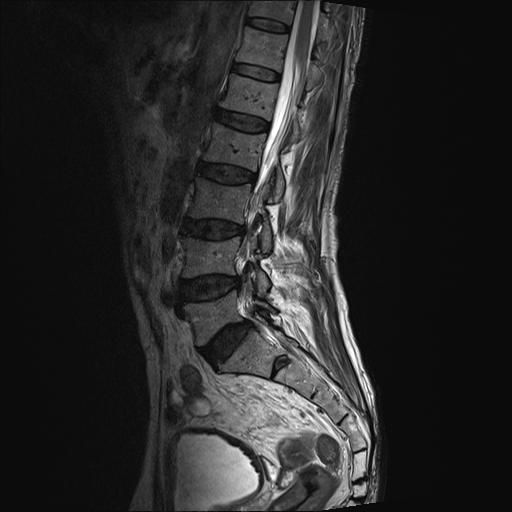
#> input picture tests/test_image.jpg, 512 x 512 px
$ jupyter execute --allow-errors 01_opencv.ipynb
#> lines starting #> are read from the running program, lines starting #| are printed output that depends on the picture; pictures that were not available may be replaced by others from this repository, and a replacement may not be noted
[cell 1]
import cv2
import numpy as np
import torch
import matplotlib.pyplot as plt
import sklearn
import sklearn.cluster

[cell 2]
cap = cv2.VideoCapture("tests/beach.mp4")

[cell 3]
cap.get(cv2.CAP_PROP_FRAME_COUNT)

[cell 4]
img = cv2.imread("tests/test_image.jpg")
#> img is the input picture: shape (512, 512, 3); min 0, max 255, mean 40.1

[cell 5]
print(img.shape, type(img))
#| (512, 512, 3) <class 'numpy.ndarray'>

[cell 6]
# add rectangle
x = (200,100)
y = (300,200)
color = (255,255,255)
thickness = 2
imgR = cv2.rectangle(img, x, y, color, thickness)
plt.imshow(imgR)

[cell 7]
imgRCrop = img[100:200, 200:300]
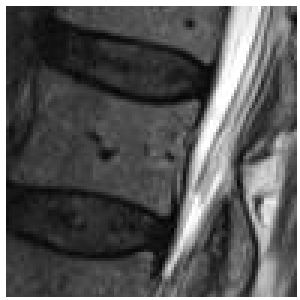
#> imgRCrop: shape (100, 100, 3) (shown 3 times larger); min 0, max 255, mean 89.2
plt.imshow(imgRCrop)

[cell 8]
def visualize_colors(cluster, centroids):
    # Get the number of different clusters, create histogram, and normalize
    labels = np.arange(0, len(np.unique(cluster.labels_)) + 1)
    (hist, _) = np.histogram(cluster.labels_, bins = labels)
    hist = hist.astype("float")
    hist /= hist.sum()

    # Create frequency rect and iterate through each cluster's color and percentage
    rect = np.zeros((50, 300, 3), dtype=np.uint8)
    colors = sorted([(percent, color) for (percent, color) in zip(hist, centroids)])
    start = 0
    for (percent, color) in colors:
        # print(color, "{:0.2f}%".format(percent * 100))
        end = start + (percent * 300)
        cv2.rectangle(rect, (int(start), 0), (int(end), 50), \
                      color.astype("uint8").tolist(), -1)
        start = end
    return rect

[cell 9]
imgRCrop.shape
#> Out = (100, 100, 3)

[cell 10]
meanC = np.mean(imgRCrop, axis=(0,1))
#> meanC = [89.16, 89.16, 89.16]
meanC
#> Out = [89.16, 89.16, 89.16]

[cell 11]
meanC.shape
#> Out = (3,)

[cell 12]
n_clusters = 5

reshape_imgRCrop = imgRCrop.reshape((imgRCrop.shape[0] * imgRCrop.shape[1],3))


avg = sklearn.cluster.KMeans(n_clusters).fit(reshape_imgRCrop)
visualise = visualize_colors(avg, avg.cluster_centers_)
#> after the loop in visualize_colors, `for (percent, color) in colors:`:
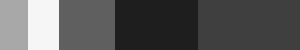
#> rect: shape (50, 300, 3); min 30, max 246, mean 88.6
plt.imshow(visualise)

[cell 13]
avg.cluster_centers_
#> Out = [[168, 168, 168], [63.49, 63.49, 63.49], [246.7, 246.7, 246.7], [30.36, 30.36, 30.36], [95.85, 95.85, 95.85]]

[cell 14]
hsv_img = cv2.cvtColor(img, cv2.COLOR_BGR2HSV)
#> hsv_img: shape (512, 512, 3); mean H, S, V 0, 0, 40.9
plt.imshow(hsv_img)

[cell 15]
L_limit = np.array([98,50,50])
U_limit = np.array([139,255,255])
b_mask = cv2.inRange(hsv_img, L_limit, U_limit)
#> b_mask: shape (512, 512); every value is 0

[cell 16]
blue = cv2.bitwise_and(img, img, mask=b_mask)
#> blue: shape (512, 512, 3); every value is 0
plt.imshow(blue)

[cell 17]
# [15 lines of commented-out code are left out]

[cell 18]
# [33 lines of commented-out code are left out]

[cell 19]
n_clusters = 3
x,y,h,w = 0,0,50,50  # color display position
rx, ry, rh, rw = 600, 600, 10,10  # roi rectangle
color = (255,255,255)
thickness = 10
idx = 0
avg_colors = []

# mouseX, mouseY = 0,0

def setROI(event, x,y, flags, param):
    global rx,ry
    if event == cv2.EVENT_FLAG_LBUTTON:
        rx,ry = x,y

cv2.namedWindow("frame")
cv2.setMouseCallback("frame", setROI)

while True:
    ret, frame = cap.read()
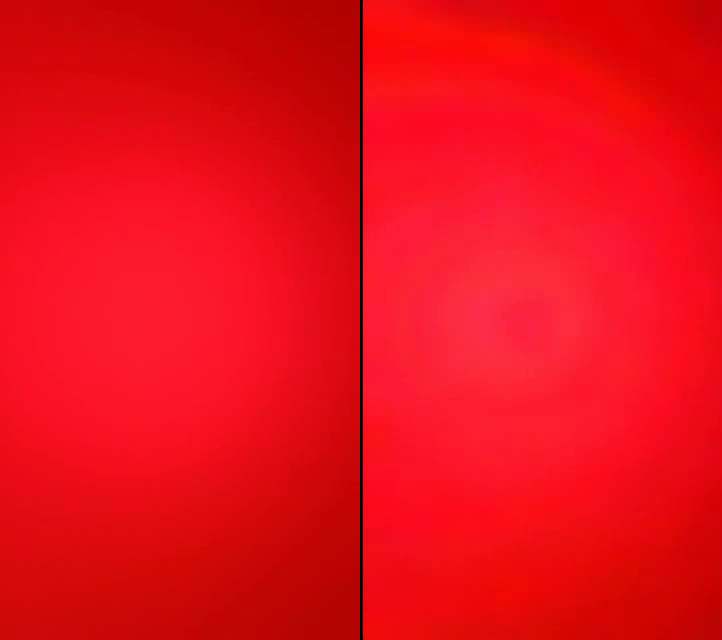
#> input picture frame 34 of tests/finger_2024_11_18_20_27_50x.mp4, 722 x 640 px, given in place of beach.mp4, which was not available
#> frame is the input picture: shape (640, 722, 3); mean B, G, R 25.8, 14.5, 233.3

    if not ret:
        break


    imgRCrop = frame[ry:ry+rh, rx:rx+rw] # crop the rectangle

    meanColor = np.mean(imgRCrop, axis=(0,1))
#> meanColor = [2.81, 5.81, 212.1]
    avg_colors.append(meanColor.tolist())

    imgR = cv2.rectangle(frame, (x,y), (x+w,y+h), meanColor, -1) # add recetancle for display
#> imgR: shape (640, 722, 3)

    imgR = cv2.rectangle(frame, (rx,ry),(rx+rw,ry+rh),color, 2) # roi rect
#> imgR: shape (640, 722, 3); mean B, G, R 25.9, 14.5, 233.4

    cv2.imshow('frame',imgR) # show frame with rectangle

    if cv2.waitKey(25)==ord('q'):
#> (key q is pressed here)
        break

    idx+=1


cap.release()
cv2.destroyAllWindows()

[cell 20]
len(avg_colors)
#> Out = 1

[cell 21]
avg_colors[0:2]
#> Out = [[2.81, 5.81, 212.1]]

[cell 22]
line_colors = np.array(avg_colors)
#> line_colors = [[2.81, 5.81, 212.1]]

x = np.arange(len(line_colors)) # for x axis length
#> x = [0]

fig, ax = plt.subplots()

ax.plot(x,line_colors[:,0], color="blue", label='blue')
ax.plot(x,line_colors[:,1], color="green", label='green')
ax.plot(x,line_colors[:,2], color="red", label='red')

plt.xlabel("frames")
plt.ylabel("intensity")
plt.title("Individual Color Changes")


plt.show()
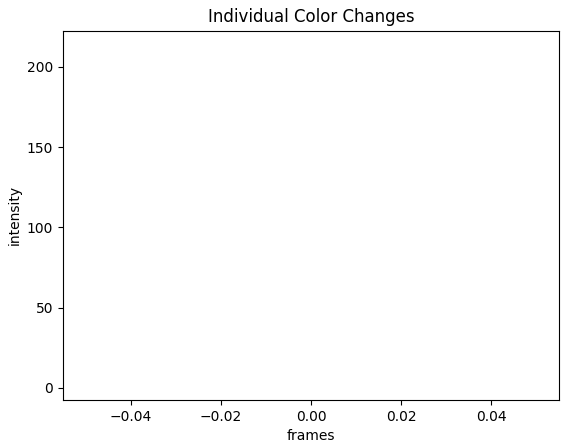
#> figure drawn by matplotlib, 1 panel

[cell 23]
# frequency histogram
avgC_np = np.array(avg_colors)
#> avgC_np = [[2.81, 5.81, 212.1]]
avgC_np.reshape(-1,3)
fig,ax = plt.subplots()
ax.hist(avgC_np, bins=256, range=(0,256), color=['blue', 'green', 'red'], stacked=True)

ax.set_xlabel("Intensity")
ax.set_ylabel("Frequency")
ax.set_title("RGB Histogram")

plt.show()
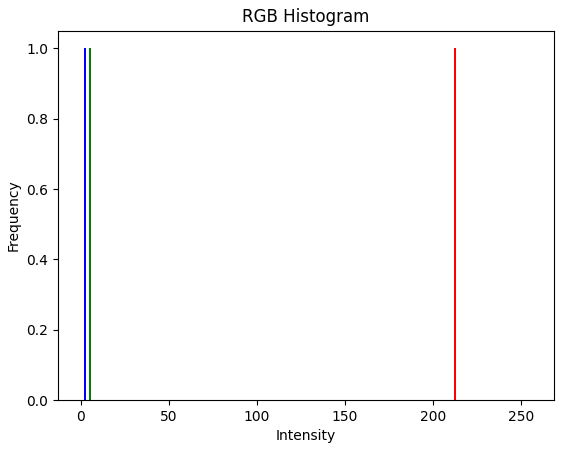
#> figure drawn by matplotlib, 1 panel; tallest bar 1 high, from x = 2 to 3; tallest bar 1 high, from x = 5 to 6; tallest bar 1 high, from x = 212 to 213

[cell 24]
cap.get(cv2.CAP_PROP_FRAME_WIDTH)
#> Out = 722
